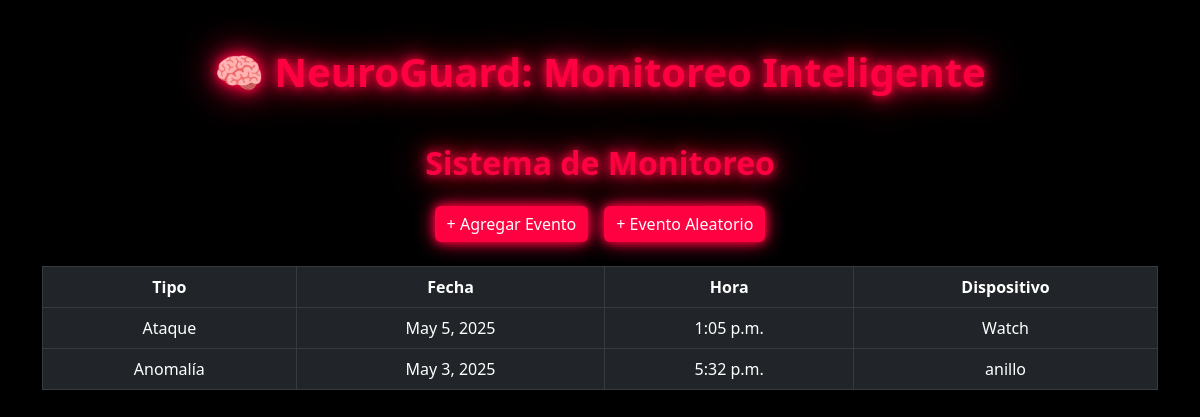
Before: / with the older database file.
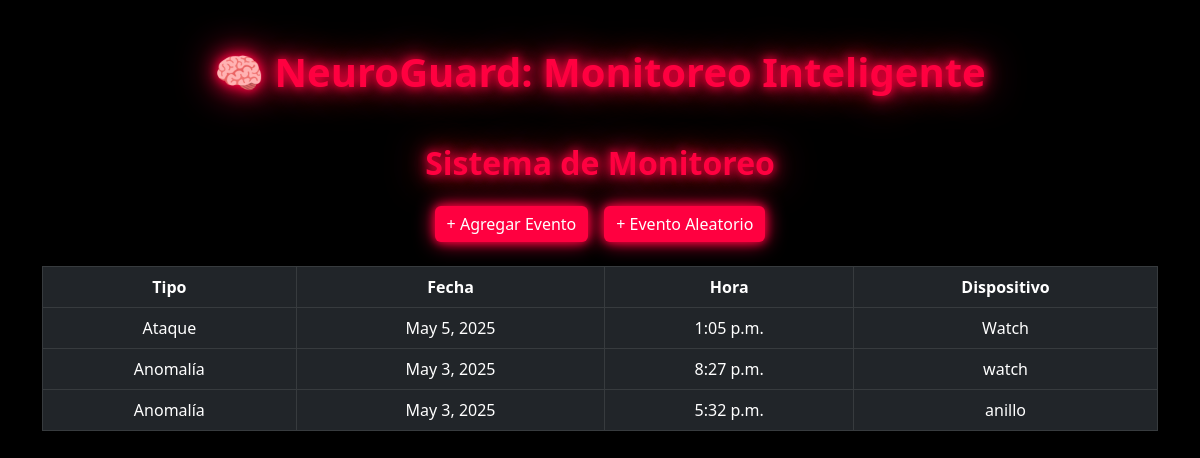
After: the same page with the newer database file.
### monitoreo/models.py (models this page shows, shortened)
class Evento(models.Model):
    tipo = models.CharField(max_length=20, choices=TIPO_EVENTO_CHOICES)
    fecha = models.DateField()
    hora = models.TimeField()
    dispositivo = models.CharField(max_length=50, choices=DISPOSITIVOS_CHOICES, blank=False)

### monitoreo/views.py (the view)
# urls.py: path('', views.lista_eventos, name='lista_eventos'),
def lista_eventos(request):
    eventos = Evento.objects.all().order_by('-fecha', '-hora')
    return render(request, 'monitoreo/lista_eventos.html', {'eventos': eventos})

### monitoreo/templates/monitoreo/lista_eventos.html (shortened to what this page needs)
{% extends 'monitoreo/base.html' %}
{% block content %}
    <h2 class="neon-title mt-5" data-aos="fade-up">Sistema de Monitoreo</h2>
    <div class="text-center my-4 d-flex justify-content-center gap-3" data-aos="fade-up">
        <a href="{% url 'agregar_evento' %}" class="btn btn-glow">+ Agregar Evento</a>
        <button onclick="agregarEvento()" class="btn btn-glow">+ Evento Aleatorio</button>
    </div>
    {% if eventos %}
    <div class="table-responsive" data-aos="fade-up">
        <table class="table table-dark table-bordered table-hover">
            <thead>
                <tr class="text-center">
                    <th>Tipo</th>
                    <th>Fecha</th>
                    <th>Hora</th>
                    <th>Dispositivo</th>
                </tr>
            </thead>
            <tbody id="tabla-eventos">
                {% for e in eventos %}
                <tr class="text-center">
                    <td>{{ e.get_tipo_display }}</td>
                    <td>{{ e.fecha }}</td>
                    <td>{{ e.hora }}</td>
                    <td>{{ e.dispositivo }}</td>
                </tr>
                {% endfor %}
            </tbody>
        </table>
    </div>
    {% else %}
    <div class="alert alert-warning text-center">No hay eventos registrados.</div>
    {% endif %}
{% endblock %}

### monitoreo/templates/monitoreo/base.html (shortened to what this page needs)
<!DOCTYPE html>
<html lang="es">
<head>
    <link href="https://cdn.jsdelivr.net/npm/bootstrap@5.3.0/dist/css/bootstrap.min.css" rel="stylesheet">
    <link href="https://unpkg.com/aos@2.3.1/dist/aos.css" rel="stylesheet">
</head>
<body>
    <div class="container text-center py-5">
        {% if request.path == '/' %}
        <h1 class="neon-title" data-aos="fade-down">🧠 NeuroGuard: Monitoreo Inteligente</h1>
        {% endif %}
        {% block content %}{% endblock %}
    </div>
</body>
</html>

### monitoreo/templates/monitoreo/base.html (style rules this page uses)
body { background-color: #000; color: #fff; font-family: 'Segoe UI', Roboto, sans-serif; }
h1, h2, h3, h4, h5 { font-weight: 600; }
.neon-title { color: #ff0040; text-shadow: 0 0 10px #ff0040, 0 0 20px #ff0040, 0 0 40px #ff0040; animation: pulse 1.5s infinite alternate; }
.btn-glow { background-color: #ff0040; color: #fff; border: none; box-shadow: 0 0 10px #ff0040, 0 0 20px #ff0040; }
.btn-glow { background-color: #ff0040; color: #fff; border: none; box-shadow: 0 0 10px #ff0040, 0 0 20px #ff0040; transition: transform 0.3s ease, box-shadow 0.3s ease; }

Changed rows visible on the page:
added Evento: tipo "Anomalía", fecha "May 3, 2025", hora "8:27 p.m.", dispositivo "watch"
